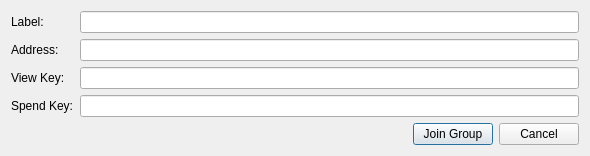
<?xml version="1.0" encoding="UTF-8"?>
<ui version="4.0">
 <class>CreateGroupDialog</class>
 <widget class="QDialog" name="CreateGroupDialog">
  <property name="geometry">
   <rect>
    <x>0</x>
    <y>0</y>
    <width>590</width>
    <height>147</height>
   </rect>
  </property>
  <property name="windowTitle">
   <string>New Group</string>
  </property>
  <layout class="QGridLayout" name="gridLayout">
   <item row="0" column="0">
    <widget class="QLabel" name="label">
     <property name="sizePolicy">
      <sizepolicy hsizetype="Maximum" vsizetype="Preferred">
       <horstretch>0</horstretch>
       <verstretch>0</verstretch>
      </sizepolicy>
     </property>
     <property name="text">
      <string>Label:</string>
     </property>
    </widget>
   </item>
   <item row="0" column="1">
    <widget class="QLineEdit" name="m_labelEdit">
     <property name="sizePolicy">
      <sizepolicy hsizetype="Expanding" vsizetype="Fixed">
       <horstretch>0</horstretch>
       <verstretch>0</verstretch>
      </sizepolicy>
     </property>
     <property name="echoMode">
      <enum>QLineEdit::Normal</enum>
     </property>
    </widget>
   </item>
   <item row="1" column="0">
    <widget class="QLabel" name="label_2">
     <property name="sizePolicy">
      <sizepolicy hsizetype="Maximum" vsizetype="Preferred">
       <horstretch>0</horstretch>
       <verstretch>0</verstretch>
      </sizepolicy>
     </property>
     <property name="text">
      <string>Address:</string>
     </property>
    </widget>
   </item>
   <item row="1" column="1">
    <widget class="QLineEdit" name="m_addressEdit">
     <property name="echoMode">
      <enum>QLineEdit::Normal</enum>
     </property>
     <property name="readOnly">
      <bool>true</bool>
     </property>
    </widget>
   </item>
   <item row="2" column="0">
    <widget class="QLabel" name="label_3">
     <property name="sizePolicy">
      <sizepolicy hsizetype="Maximum" vsizetype="Preferred">
       <horstretch>0</horstretch>
       <verstretch>0</verstretch>
      </sizepolicy>
     </property>
     <property name="text">
      <string>View Key:</string>
     </property>
    </widget>
   </item>
   <item row="2" column="1">
    <widget class="QLineEdit" name="m_VKeyEdit">
     <property name="echoMode">
      <enum>QLineEdit::Normal</enum>
     </property>
     <property name="readOnly">
      <bool>true</bool>
     </property>
    </widget>
   </item>
   <item row="3" column="0">
    <widget class="QLabel" name="label_4">
     <property name="sizePolicy">
      <sizepolicy hsizetype="Maximum" vsizetype="Preferred">
       <horstretch>0</horstretch>
       <verstretch>0</verstretch>
      </sizepolicy>
     </property>
     <property name="text">
      <string>Spend Key:</string>
     </property>
    </widget>
   </item>
   <item row="3" column="1">
    <widget class="QLineEdit" name="m_SKeyEdit">
     <property name="echoMode">
      <enum>QLineEdit::Normal</enum>
     </property>
     <property name="readOnly">
      <bool>true</bool>
     </property>
    </widget>
   </item>
   <item row="4" column="0" colspan="2">
    <layout class="QHBoxLayout" name="horizontalLayout">
     <item>
      <spacer name="horizontalSpacer">
       <property name="orientation">
        <enum>Qt::Horizontal</enum>
       </property>
       <property name="sizeHint" stdset="0">
        <size>
         <width>338</width>
         <height>20</height>
        </size>
       </property>
      </spacer>
     </item>
     <item>
      <widget class="QPushButton" name="m_okButton">
       <property name="enabled">
        <bool>true</bool>
       </property>
       <property name="text">
        <string>Join Group</string>
       </property>
       <property name="default">
        <bool>true</bool>
       </property>
      </widget>
     </item>
     <item>
      <widget class="QPushButton" name="m_cancelButton">
       <property name="text">
        <string>Cancel</string>
       </property>
      </widget>
     </item>
    </layout>
   </item>
  </layout>
 </widget>
 <resources/>
 <connections>
  <connection>
   <sender>m_okButton</sender>
   <signal>clicked()</signal>
   <receiver>CreateGroupDialog</receiver>
   <slot>accept()</slot>
   <hints>
    <hint type="sourcelabel">
     <x>410</x>
     <y>102</y>
    </hint>
    <hint type="destinationlabel">
     <x>294</x>
     <y>63</y>
    </hint>
   </hints>
  </connection>
  <connection>
   <sender>m_cancelButton</sender>
   <signal>clicked()</signal>
   <receiver>CreateGroupDialog</receiver>
   <slot>reject()</slot>
   <hints>
    <hint type="sourcelabel">
     <x>526</x>
     <y>102</y>
    </hint>
    <hint type="destinationlabel">
     <x>294</x>
     <y>63</y>
    </hint>
   </hints>
  </connection>
 </connections>
</ui>
